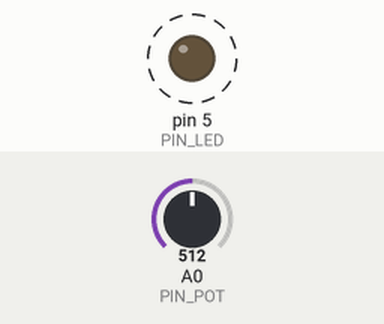
This sketch was run on a simulated Arduino Uno, built with avr-gcc and run on an emulated ATmega328P. On the bench: output pins drawn as LEDs (lit = HIGH). Dashed ring = blinking. The test bench sets the inputs (shaded band); at power-on: A0 (PIN_POT) = 512. What the sketch prints to the serial monitor is not drawn.

Above: at 1.4 s.
1.5 s: A0 (PIN_POT) set to 425
3.9 s: A0 (PIN_POT) set to 394
At 4.8 s:
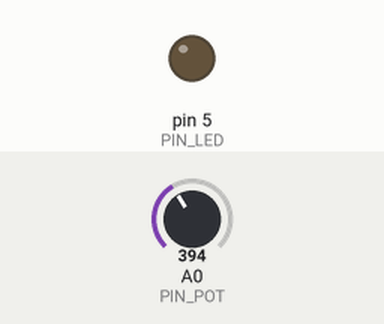
Timing chart, 0 to 6.9 s (numbered marks = the images above; inputs shaded):
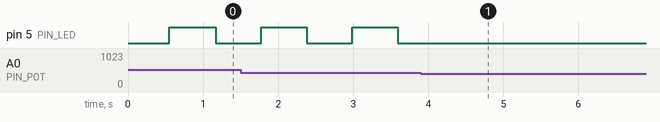

Measured:
- the behaviour switches between 410 and 409 on A0 (PIN_POT) (found by bisection; images 0 and 1)
- after the input at 3.9 s, pin 5 (PIN_LED): stops changing and stays LOW
- by itself, pin 5 (PIN_LED): alternates HIGH for 0.60 s and LOW for 0.60 s

The sketch:

exercicio13.ino
```cpp
// ============================================================
//  Comparador Analógico com Dois Níveis
//  - Potenciômetro no pino A0
//  - LED no pino 5
//  - Referência de tensão: 5 V / 1023 steps
//
//  ≤ 2,0 V  → LED apagado
//  2,0–4,0V → LED piscando (500 ms)
//  ≥ 4,0 V  → LED aceso fixo
// ============================================================

const int   PIN_POT       = A0;
const int   PIN_LED       = 5;
const float TENSAO_REF    = 5.0;   // tensão de referência do Arduino (V)
const int   ADC_MAX       = 1023;

// Limites convertidos de tensão para valor ADC
// ADC = (tensão / TENSAO_REF) * ADC_MAX
const int NIVEL_1_ADC = (int)((2.0 / 5.0) * 1023); // ≈ 409  → 2,0 V
const int NIVEL_2_ADC = (int)((4.0 / 5.0) * 1023); // ≈ 818  → 4,0 V

const unsigned long BLINK_MS = 500; // intervalo de piscar (ms)

// --- Estado do piscar ---
bool          ledState    = false;
unsigned long ultimoBlink = 0;

// ============================================================
void setup() {
  pinMode(PIN_LED, OUTPUT);
  digitalWrite(PIN_LED, LOW);
  Serial.begin(9600);

  Serial.println("╔══════════════════════════════╗");
  Serial.println("║  Comparador Analógico Pronto ║");
  Serial.println("╚══════════════════════════════╝");
  Serial.print("Nível 1 (2,0 V) = ADC ");
  Serial.println(NIVEL_1_ADC);
  Serial.print("Nível 2 (4,0 V) = ADC ");
  Serial.println(NIVEL_2_ADC);
  Serial.println();
}

// ============================================================
// Converte leitura ADC para tensão em volts
float adcParaTensao(int adc) {
  return (adc / (float)ADC_MAX) * TENSAO_REF;
}

// ============================================================
// Retorna uma barra visual proporcional à leitura (20 chars)
String barraVisual(int adc) {
  int pos = map(adc, 0, ADC_MAX, 0, 20);
  String barra = "[";
  for (int i = 0; i < 20; i++) {
    if (i < pos)       barra += "█";
    else if (i == pos) barra += "▌";
    else               barra += "·";
  }
  barra += "]";
  return barra;
}

// ============================================================
void loop() {
  int   leitura = analogRead(PIN_POT);
  float tensao  = adcParaTensao(leitura);

  // --- Zona 1: abaixo de 2,0 V → LED apagado ---
  if (leitura <= NIVEL_1_ADC) {
    digitalWrite(PIN_LED, LOW);
    ledState = false;

    Serial.print("[ ZONA 1 ] ");

  // --- Zona 2: entre 2,0 V e 4,0 V → LED piscando ---
  } else if (leitura < NIVEL_2_ADC) {
    unsigned long agora = millis();
    if (agora - ultimoBlink >= BLINK_MS) {
      ultimoBlink = agora;
      ledState    = !ledState;
      digitalWrite(PIN_LED, ledState);
    }

    Serial.print("[ ZONA 2 ] ");

  // --- Zona 3: acima de 4,0 V → LED aceso fixo ---
  } else {
    digitalWrite(PIN_LED, HIGH);
    ledState = true;

    Serial.print("[ ZONA 3 ] ");
  }

  // --- Log serial com tensão e barra visual ---
  Serial.print("ADC: ");
  Serial.print(leitura);
  Serial.print("  |  ");
  Serial.print(tensao, 2);
  Serial.print(" V  ");
  Serial.println(barraVisual(leitura));

  delay(100); // ~10 leituras/segundo
}
```
